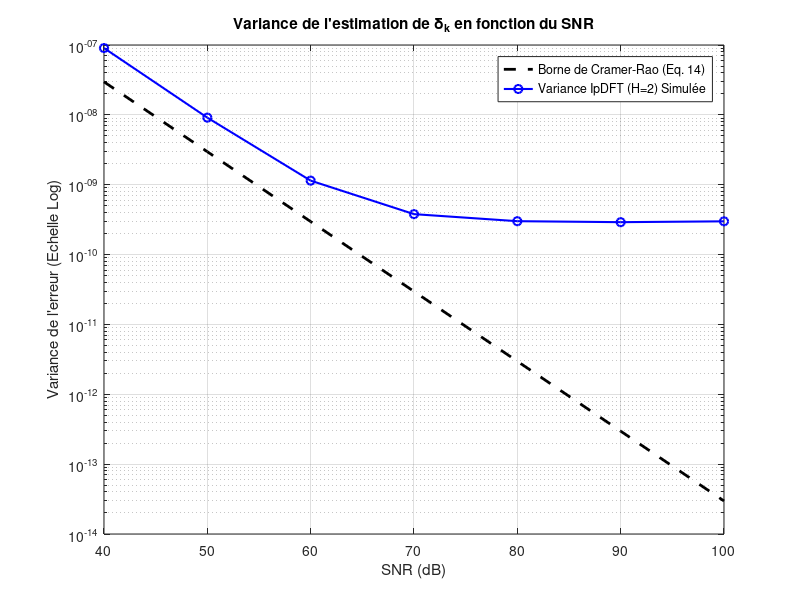

Write the MATLAB code that produced this figure.
%% ÉVALUATION DES PERFORMANCES IPDFT VS CRAMER-RAO (CRLB)

clear; clc; close all;

% Paramètres théoriques
M = 1024;               % Longueur de l'acquisition
fs = 1000;              % Fréquence d'échantillonnage
t = 0:1/fs:(M-1)/fs;    
Ak = 2;                 % Amplitude de la cible (A_k)
bin_k = 13;             % Position (l_k)
delta_k = 0.3;          % Décalage fractionnaire (delta_k)

% Fréquence exacte
fk = (bin_k + delta_k) * (fs / M);

% Plage de SNR testée
SNR_dB_range = 40:10:100;
nb_runs = 1000;         % Nombre de tirages Monte-Carlo par SNR

% Tableaux pour stocker les variances
var_ipdft_simulee = zeros(1, length(SNR_dB_range));
var_crlb_theorique = zeros(1, length(SNR_dB_range));

fprintf('Lancement de la simulation\n');

for idx_snr = 1:length(SNR_dB_range)
    SNR_dB = SNR_dB_range(idx_snr);
    
    % Calcul de la variance du bruit sigma_n^2 à partir du SNR
    % SNR_dB = 10 * log10( (Ak^2 / 2) / sigma_n^2 )
    Puissance_Signal = (Ak^2) / 2;
    SNR_lineaire = 10^(SNR_dB / 10);
    sigma_n_carre = Puissance_Signal / SNR_lineaire;
    
    % Calcul du CRAMER-RAO LOWER BOUND
    % var(delta_CR) = (6 / pi^2) * (sigma_n^2 / (M * Ak^2))
    var_crlb_theorique(idx_snr) = (6 / pi^2) * (sigma_n_carre / (M * Ak^2));
    
    deltas_estimes = zeros(1, nb_runs);
    
    % Boucle de Monte-Carlo (1000 runs)
    for run = 1:nb_runs
        % Signal pur avec phase aléatoire
        phi = rand * 2 * pi;
        sig_pur = Ak * cos(2*pi*fk*t + phi);
        
        % Ajout du bruit blanc gaussien (AWGN)
        bruit = sqrt(sigma_n_carre) * randn(1, M);
        sig_bruite = sig_pur + bruit;
        
        % Application de la fenêtre de Hann (H=2)
        win = hann(M, 'periodic');
        sig_win = sig_bruite .* win';
        
        % FFT et Module
        P1 = abs(fft(sig_win));
        
        % Algorithme IpDFT classique (H=2)
        [valMax, l] = max(P1(1:M/2));
        if P1(l+1) > P1(l-1)
            alpha = P1(l+1) / valMax;
            delta_est = (2*alpha - 1) / (alpha + 1);
        else
            alpha = P1(l-1) / valMax;
            delta_est = -(2*alpha - 1) / (alpha + 1);
        end
        
        deltas_estimes(run) = delta_est;
    end
    
    % On calcule la variance des erreurs de notre simulation
    erreurs = deltas_estimes - delta_k;
    var_ipdft_simulee(idx_snr) = var(erreurs);
end

%% AFFICHAGE COMPARATIF
figure('Name', 'Comparaison IpDFT vs CRLB', 'Color', 'white');

% On trace en échelle logarithmique (très important pour les variances)
semilogy(SNR_dB_range, var_crlb_theorique, 'k--', 'LineWidth', 2); hold on;
semilogy(SNR_dB_range, var_ipdft_simulee, 'b-o', 'LineWidth', 1.5);

grid on;
title('Variance de l''estimation de \delta_k en fonction du SNR');
xlabel('SNR (dB)');
ylabel('Variance de l''erreur (Echelle Log)');
legend('Borne de Cramer-Rao (Eq. 14)', 'Variance IpDFT (H=2) Simulée');

fprintf('Simulation terminée ! Observez comment la courbe IpDFT suit la borne théorique.\n');
